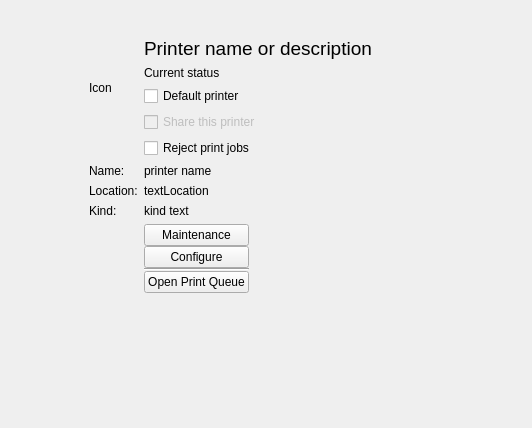
<?xml version="1.0" encoding="UTF-8"?>
<ui version="4.0">
 <class>PrinterDescription</class>
 <widget class="QWidget" name="PrinterDescription">
  <property name="geometry">
   <rect>
    <x>0</x>
    <y>0</y>
    <width>532</width>
    <height>428</height>
   </rect>
  </property>
  <layout class="QGridLayout" name="gridLayout">
   <item row="1" column="2">
    <spacer name="rightSpacer">
     <property name="orientation">
      <enum>Qt::Horizontal</enum>
     </property>
     <property name="sizeHint" stdset="0">
      <size>
       <width>0</width>
       <height>20</height>
      </size>
     </property>
    </spacer>
   </item>
   <item row="1" column="1">
    <layout class="QFormLayout" name="formLayout">
     <property name="fieldGrowthPolicy">
      <enum>QFormLayout::ExpandingFieldsGrow</enum>
     </property>
     <property name="rowWrapPolicy">
      <enum>QFormLayout::DontWrapRows</enum>
     </property>
     <item row="0" column="0">
      <widget class="QLabel" name="iconL">
       <property name="sizePolicy">
        <sizepolicy hsizetype="Preferred" vsizetype="MinimumExpanding">
         <horstretch>0</horstretch>
         <verstretch>0</verstretch>
        </sizepolicy>
       </property>
       <property name="text">
        <string notr="true">Icon</string>
       </property>
      </widget>
     </item>
     <item row="0" column="1">
      <layout class="QVBoxLayout" name="verticalLayout_2">
       <item>
        <spacer name="verticalSpacer_2">
         <property name="orientation">
          <enum>Qt::Vertical</enum>
         </property>
         <property name="sizeHint" stdset="0">
          <size>
           <width>20</width>
           <height>20</height>
          </size>
         </property>
        </spacer>
       </item>
       <item>
        <widget class="QLabel" name="printerNameL">
         <property name="sizePolicy">
          <sizepolicy hsizetype="Expanding" vsizetype="Preferred">
           <horstretch>0</horstretch>
           <verstretch>0</verstretch>
          </sizepolicy>
         </property>
         <property name="minimumSize">
          <size>
           <width>300</width>
           <height>0</height>
          </size>
         </property>
         <property name="font">
          <font>
           <pointsize>14</pointsize>
          </font>
         </property>
         <property name="text">
          <string comment="@title">Printer name or description</string>
         </property>
         <property name="alignment">
          <set>Qt::AlignLeading|Qt::AlignLeft|Qt::AlignVCenter</set>
         </property>
         <property name="wordWrap">
          <bool>true</bool>
         </property>
        </widget>
       </item>
       <item>
        <widget class="QLabel" name="statusL">
         <property name="minimumSize">
          <size>
           <width>25</width>
           <height>0</height>
          </size>
         </property>
         <property name="text">
          <string>Current status</string>
         </property>
        </widget>
       </item>
       <item>
        <widget class="QCheckBox" name="defaultCB">
         <property name="text">
          <string comment="@option:check">Default printer</string>
         </property>
        </widget>
       </item>
       <item>
        <widget class="QCheckBox" name="sharedCB">
         <property name="enabled">
          <bool>false</bool>
         </property>
         <property name="text">
          <string comment="@option:check">Share this printer</string>
         </property>
        </widget>
       </item>
       <item>
        <widget class="QCheckBox" name="rejectPrintJobsCB">
         <property name="text">
          <string>Reject print jobs</string>
         </property>
        </widget>
       </item>
      </layout>
     </item>
     <item row="2" column="0">
      <widget class="QLabel" name="locationL">
       <property name="text">
        <string comment="@label location of printer">Location:</string>
       </property>
      </widget>
     </item>
     <item row="2" column="1">
      <widget class="QLabel" name="locationMsgL">
       <property name="sizePolicy">
        <sizepolicy hsizetype="Expanding" vsizetype="Expanding">
         <horstretch>0</horstretch>
         <verstretch>0</verstretch>
        </sizepolicy>
       </property>
       <property name="minimumSize">
        <size>
         <width>0</width>
         <height>0</height>
        </size>
       </property>
       <property name="text">
        <string notr="true">textLocation</string>
       </property>
       <property name="wordWrap">
        <bool>true</bool>
       </property>
      </widget>
     </item>
     <item row="3" column="0">
      <widget class="QLabel" name="kindL">
       <property name="text">
        <string comment="@label kind of printer, could be driver name or &quot;local raw socket&quot;">Kind:</string>
       </property>
      </widget>
     </item>
     <item row="3" column="1">
      <widget class="QLabel" name="kindMsgL">
       <property name="sizePolicy">
        <sizepolicy hsizetype="Expanding" vsizetype="Expanding">
         <horstretch>0</horstretch>
         <verstretch>0</verstretch>
        </sizepolicy>
       </property>
       <property name="minimumSize">
        <size>
         <width>0</width>
         <height>0</height>
        </size>
       </property>
       <property name="text">
        <string notr="true">kind text</string>
       </property>
       <property name="wordWrap">
        <bool>true</bool>
       </property>
      </widget>
     </item>
     <item row="4" column="1">
      <layout class="QGridLayout" name="gridLayout_3">
       <property name="verticalSpacing">
        <number>0</number>
       </property>
       <item row="1" column="0">
        <widget class="QPushButton" name="configurePB">
         <property name="text">
          <string>Configure</string>
         </property>
        </widget>
       </item>
       <item row="0" column="0">
        <widget class="QPushButton" name="maintenancePB">
         <property name="text">
          <string comment="@action:button">Maintenance</string>
         </property>
        </widget>
       </item>
       <item row="2" column="0">
        <widget class="Line" name="line">
         <property name="orientation">
          <enum>Qt::Horizontal</enum>
         </property>
        </widget>
       </item>
       <item row="3" column="0">
        <widget class="QPushButton" name="openQueuePB">
         <property name="sizePolicy">
          <sizepolicy hsizetype="Minimum" vsizetype="Fixed">
           <horstretch>0</horstretch>
           <verstretch>0</verstretch>
          </sizepolicy>
         </property>
         <property name="text">
          <string comment="@action:button">Open Print Queue</string>
         </property>
        </widget>
       </item>
      </layout>
     </item>
     <item row="1" column="0">
      <widget class="QLabel" name="nameL">
       <property name="text">
        <string>Name:</string>
       </property>
      </widget>
     </item>
     <item row="1" column="1">
      <widget class="QLabel" name="nameMsgL">
       <property name="sizePolicy">
        <sizepolicy hsizetype="Expanding" vsizetype="Expanding">
         <horstretch>0</horstretch>
         <verstretch>0</verstretch>
        </sizepolicy>
       </property>
       <property name="text">
        <string notr="true">printer name</string>
       </property>
      </widget>
     </item>
    </layout>
   </item>
   <item row="2" column="1">
    <spacer name="verticalSpacer">
     <property name="orientation">
      <enum>Qt::Vertical</enum>
     </property>
     <property name="sizeHint" stdset="0">
      <size>
       <width>20</width>
       <height>20</height>
      </size>
     </property>
    </spacer>
   </item>
   <item row="1" column="0">
    <spacer name="leftSpacer">
     <property name="orientation">
      <enum>Qt::Horizontal</enum>
     </property>
     <property name="sizeType">
      <enum>QSizePolicy::Expanding</enum>
     </property>
     <property name="sizeHint" stdset="0">
      <size>
       <width>0</width>
       <height>20</height>
      </size>
     </property>
    </spacer>
   </item>
   <item row="0" column="0" colspan="3">
    <widget class="KMessageWidget" name="errorMessage" native="true"/>
   </item>
  </layout>
  <action name="actionPrintTestPage">
   <property name="text">
    <string>Print Test Page</string>
   </property>
  </action>
  <action name="actionCleanPrintHeads">
   <property name="text">
    <string>Clean Print Heads</string>
   </property>
  </action>
  <action name="actionPrintSelfTestPage">
   <property name="text">
    <string>Print Self Test Page</string>
   </property>
   <property name="toolTip">
    <string>Print Self-Test Page</string>
   </property>
  </action>
 </widget>
 <customwidgets>
  <customwidget>
   <class>KMessageWidget</class>
   <extends>QWidget</extends>
   <header location="global">kmessagewidget.h</header>
   <container>1</container>
  </customwidget>
 </customwidgets>
 <resources/>
 <connections/>
</ui>
